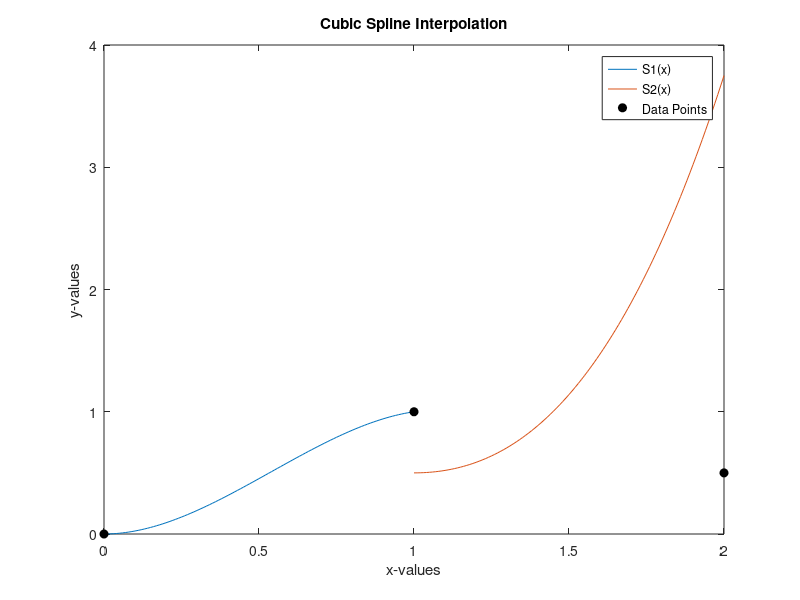

MATLAB code to generate this figure:
% HW 5 Problems 4 - Example
% Cubic Splines


% Create matrix 
A = [1 0 0 0 0 0 0 0;
    1 1 1 1 0 0 0 0;
    0 0 0 0 1 0 0 0;
    0 0 0 0 1 1 1 1;
    0 1 2 3 0 -1 0 0;
    0 0 2 6 0 0 -2 0;
    0 1 0 0 0 0 0 0;
    0 0 0 0 0 1 2 3;];

%Right-hand side
y = [0 1 1 .5 0 0 0 0]';

%Solving the system to find coefficients
a = A\y;

%Domain for each piece of cubic spline
x1 = 0:.01:1;
x2 = 1:.01:2;
%The three interpolating cubic splines
s1 = a(1) + a(2)*x1 + a(3)*x1.^2 +a(4)*x1.^3;
s2 = a(5) + a(6)*x2 + a(7)*x2.^2 +a(8)*x2.^3;

%Data points given
datax = [0, 1, 2];
datay = [0, 1, .5];

%Plot Results
plot(x1,s1,x2,s2,datax,datay,'ko','Markerfacecolor','k')
xlabel('x-values')
ylabel('y-values')
title('Cubic Spline Interpolation')
legend('S1(x)','S2(x)','Data Points')

fprintf('The coefficients are:\n')
for i = 1:8
    
    fprintf('a(%d) = %6.1f\n',i,a(i))
    
end